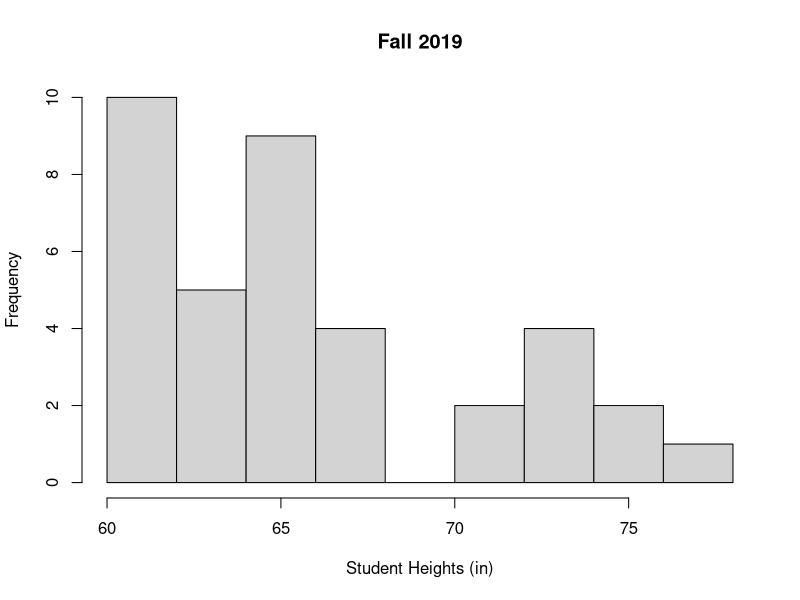
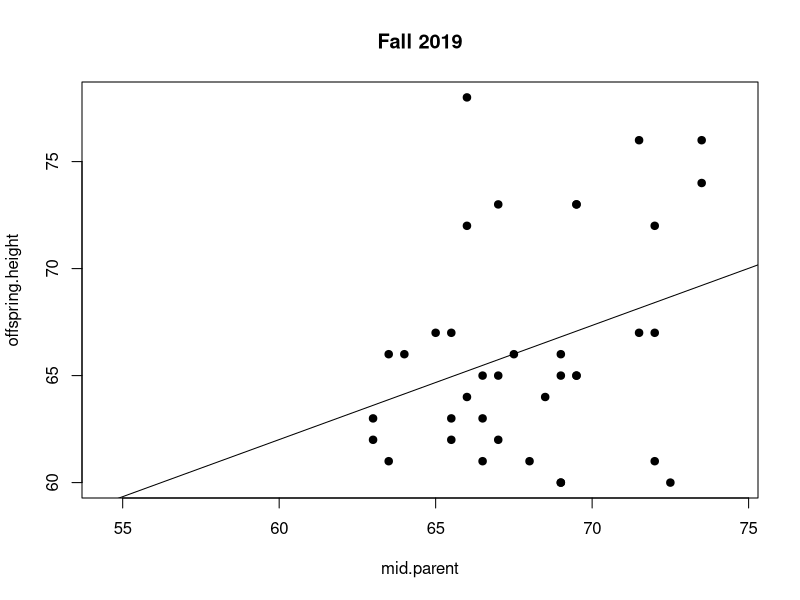
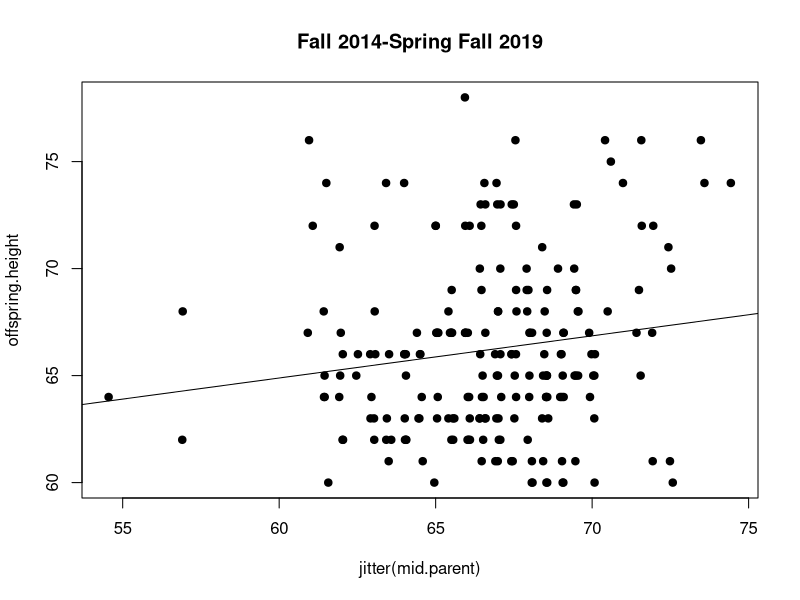
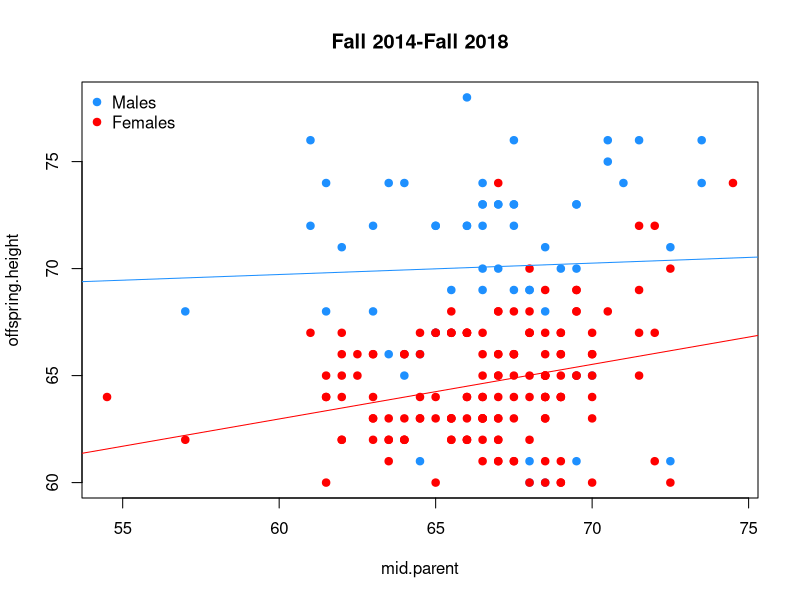
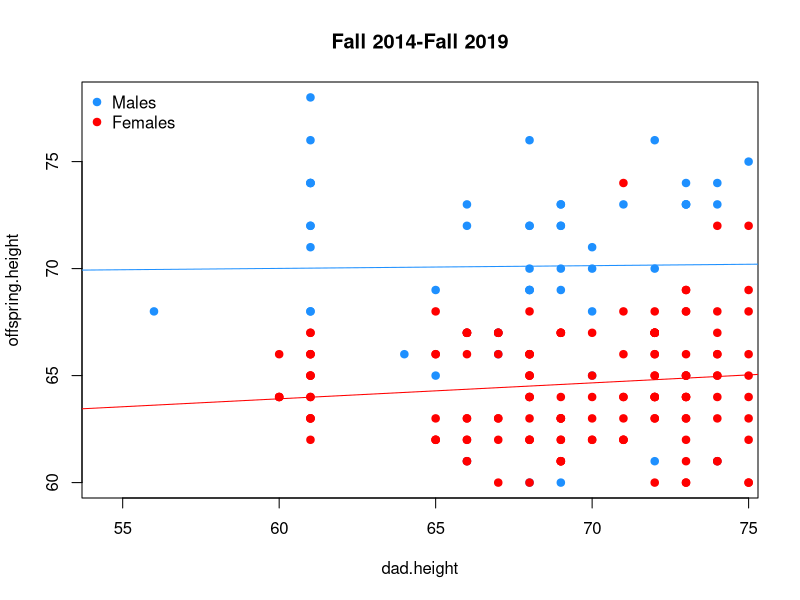
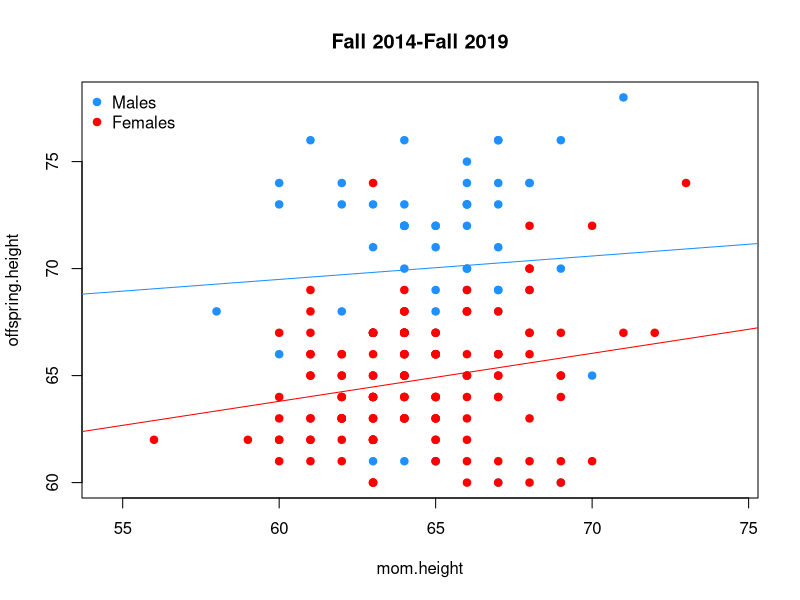
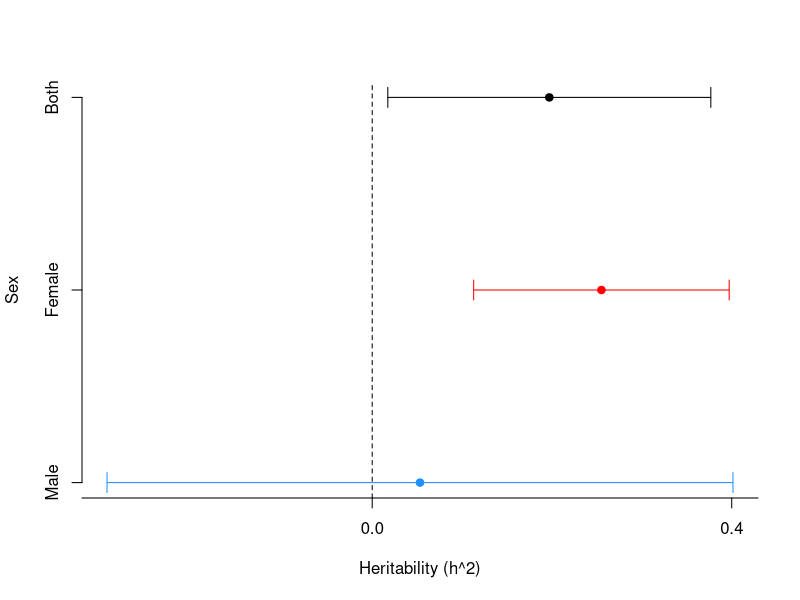

Recreate these plots in R, in order.

dat = read.csv('height_211.csv')

mod1 = lm(offspring.height ~ mid.parent, data=dat)
mod2 = update(mod1, . ~ . + Sex)
mod3 = lm(offspring.height ~ dad.height + mom.height + Sex, data=dat)

pdf('./height_midparent.pdf')
par(mfrow=c(1,1))
hist(dat$offspring.height[dat$semester=='fall' & dat$year ==2019],
     xlab='Student Heights (in)', main='Fall 2019')
ylims = range(dat$offspring.height)
xlims = range(dat$mid.parent, na.rm=T)
plot(offspring.height ~ mid.parent, data=dat, subset=semester=='fall' & year==2019,
     pch=19, xlim=xlims, ylim=ylims, main='Fall 2019')
abline(lm(offspring.height ~ mid.parent, data=dat, subset=semester=='fall' & year==2019))
###
plot(offspring.height ~ jitter(mid.parent), data=dat, pch=19, xlim=xlims, ylim=ylims,
     main='Fall 2014-Spring Fall 2019')
abline(lm(offspring.height ~ mid.parent, data=dat))
###
plot(offspring.height ~ mid.parent, data=dat, type='n', xlim=xlims, ylim=ylims,
     main='Fall 2014-Fall 2018')
points(offspring.height ~ mid.parent, data=dat, subset=Sex=='M', col='dodgerblue',
       pch=19)
points(offspring.height ~ mid.parent, data=dat, subset=Sex=='F', col='red',
       pch=19)
abline(lm(offspring.height ~ mid.parent, data=dat, subset=Sex=='M'), 
       col='dodgerblue')
abline(lm(offspring.height ~ mid.parent, data=dat, subset=Sex=='F'), 
       col='red')
legend('topleft', c('Males', 'Females'), col=c('dodgerblue','red'), pch=19,bty='n')
##
plot(offspring.height ~ dad.height, data=dat, type='n', xlim=xlims, ylim=ylims,
     main='Fall 2014-Fall 2019')
points(offspring.height ~ dad.height, data=dat, subset=Sex=='M', col='dodgerblue',
       pch=19)
points(offspring.height ~ dad.height, data=dat, subset=Sex=='F', col='red',
       pch=19)
abline(lm(offspring.height ~ dad.height, data=dat, subset=Sex=='M'), 
       col='dodgerblue')
abline(lm(offspring.height ~ dad.height, data=dat, subset=Sex=='F'), 
       col='red')
legend('topleft', c('Males', 'Females'), col=c('dodgerblue','red'), pch=19,bty='n')
##
plot(offspring.height ~ mom.height, data=dat, type='n', xlim=xlims, ylim=ylims,
     main='Fall 2014-Fall 2019')
points(offspring.height ~ mom.height, data=dat, subset=Sex=='M', col='dodgerblue',
       pch=19)
points(offspring.height ~ mom.height, data=dat, subset=Sex=='F', col='red',
       pch=19)
abline(lm(offspring.height ~ mom.height, data=dat, subset=Sex=='M'), 
       col='dodgerblue')
abline(lm(offspring.height ~ mom.height, data=dat, subset=Sex=='F'), 
       col='red')
legend('topleft', c('Males', 'Females'), col=c('dodgerblue','red'), pch=19,bty='n')

dev.off()

mods = vector('list', 3)
h2 = se = rep(NA, 3)

mods[[1]] = lm(offspring.height ~ mid.parent, data=dat)
mods[[2]] = lm(offspring.height ~ mid.parent, data=dat, subset=Sex=='F')
mods[[3]] = lm(offspring.height ~ mid.parent, data=dat, subset=Sex=='M')

for(i in 1:3) {
    h2[i] = coef(mods[[i]])[2]
    se[i] = summary(mods[[i]])$coef[2,2]
}

xmin = min(h2 - 1.96 * se)
xmax = max(h2 + 1.96 * se)

pdf('./heritablity_estimate.pdf')
cols= c('black','red','dodgerblue')
par(mfrow=c(1,1))
plot(h2, 3:1, xlim=c(xmin, xmax), frame.plot=F, axes=F,
     ylab='Sex', xlab='Heritability (h^2)', pch=19,
     col=cols)
arrows(h2 - 1.96 * se, 3:1,
       h2 + 1.96 * se, code=3, 3:1, angle=90, length=.1 , 
       col=cols)
abline(v=0, lty=2)
axis(side=2, at = 3:1, labels = c('Both', 'Female', 'Male'))
axis(side=1, at=seq(-.4, 1.4, .4))
dev.off()
